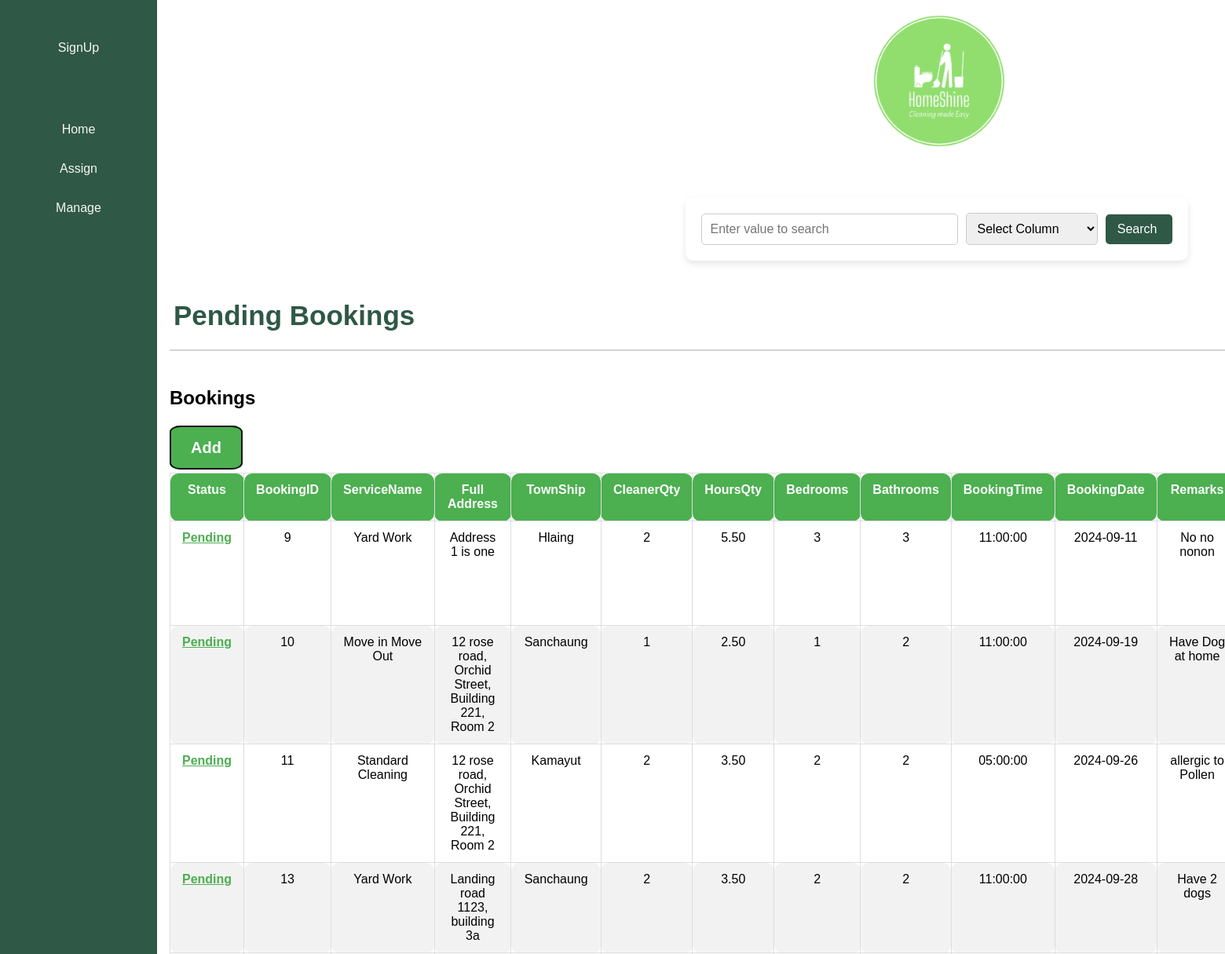
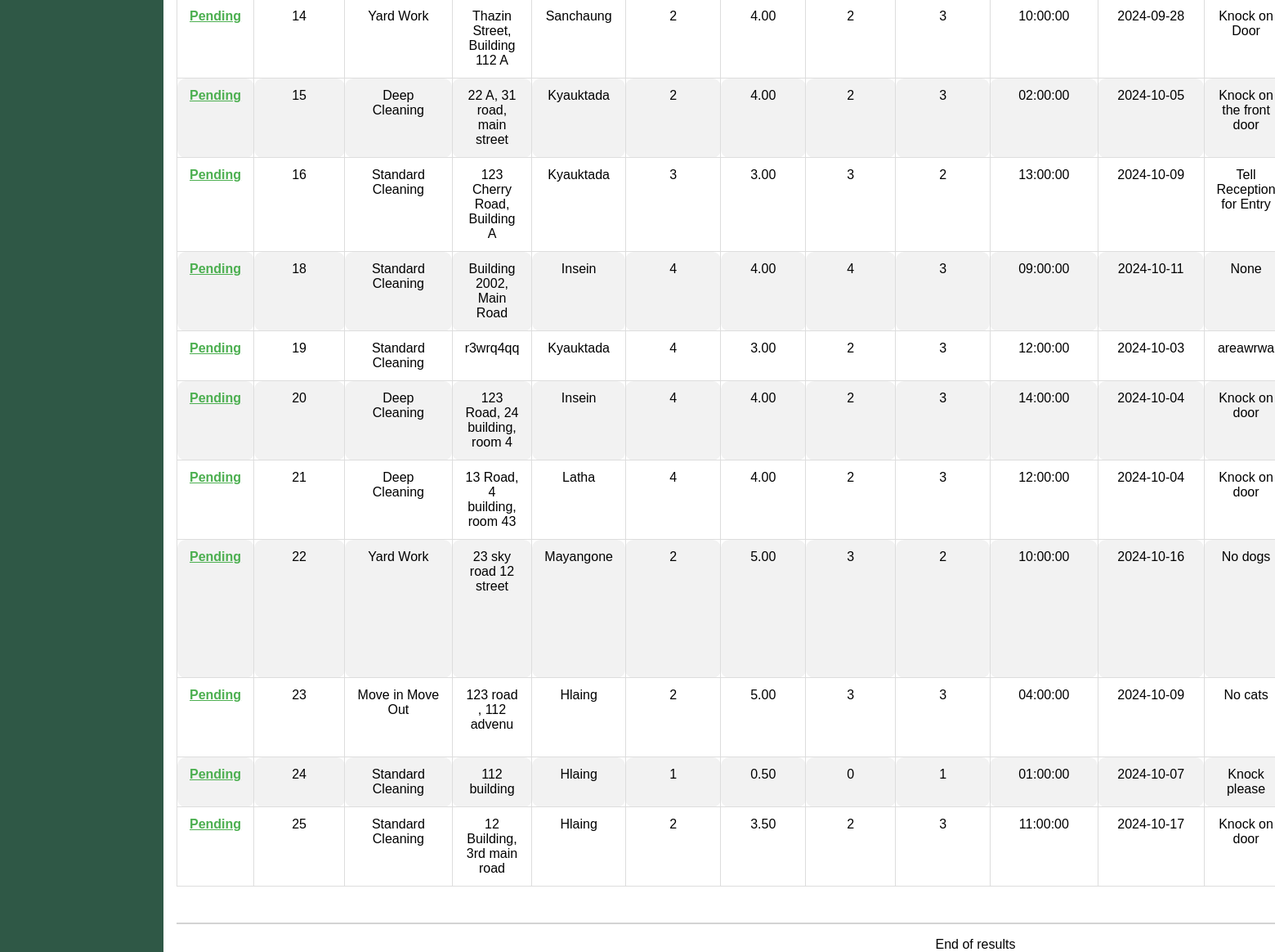
Page /MagBooking.php?Type=Pending on the committed database (2 pictures, top to bottom).
### tables this page shows
CREATE TABLE `booking` (
  `BookingID` int(11) NOT NULL,
  `ServiceName` varchar(60) DEFAULT NULL,
  `Address` varchar(200) DEFAULT NULL,
  `Address_TownShip` varchar(30) DEFAULT NULL,
  `CleanerQty` int(11) DEFAULT NULL,
  `HoursQty` decimal(10,2) DEFAULT NULL,
  `Bedrooms` int(11) DEFAULT NULL,
  `Bathrooms` int(11) DEFAULT NULL,
  `BookingTime` time DEFAULT NULL,
  `BookingDate` date DEFAULT NULL,
  `PaymentStatus` varchar(20) DEFAULT NULL,
  `Remarks` varchar(200) DEFAULT NULL,
  `Addons` text DEFAULT NULL,
  `Total` decimal(10,2) NOT NULL,
  `CustomerID` int(11) DEFAULT NULL,
  `ServiceID` int(11) DEFAULT NULL,
  `BookingStatus` varchar(50) NOT NULL,
  `JobStatus` varchar(100) NOT NULL
);

### MagBooking.php (the view, shortened to what this page needs)
<?php
$status = isset($_GET['Type']) ? $_GET['Type'] : 'total';
include("ConnectDB.php");
if (isset($_GET['btnSearch']))
{
    $Col = $_GET['column'];
    $search = $_GET['data'];
    $query = "SELECT * FROM booking WHERE $Col = '$search'";
}
else if ($status == "Total")
{
    $query = "SELECT * FROM booking";
}
else
{
    $query = "SELECT * FROM booking WHERE BookingStatus = '$status'";
}
$result = $connection->query($query);
?>
<html lang="en">
<head>
    <link rel="stylesheet" type="text/css" href="Style.css">
</head>
<body>
<?php include('Anavbar.php'); ?>
<div class="content">
 <center>
 <div class="Adminbanner">
<img src="img/bannertrans.png" alt="">
 </div>
 </center>
 <form class="search-container" method="GET">
        <input type="text" name="data" placeholder="Enter value to search" required>
        <select name="column" required>
            <option value="" disabled selected>Select Column</option>
        </select>
        <button type="submit" name = "btnSearch">
            Search <i class="fas fa-search"></i>
        </button>
    </form>
<h1><?php echo $status;?> Bookings</h1>
<hr>
<br>
<h2>Bookings</h2>
<br>
<a href="AddBooking.php" class="Abtn">Add</a>
<br>
<div class="admintable">
<table border="1">
    <thead>
        <tr>
            <th>Status</th>
            <th>BookingID</th>
            <th>ServiceName</th>
            <th>Full Address</th>
            <th>TownShip</th>
            <th>CleanerQty</th>
            <th>HoursQty</th>
            <th>Bedrooms</th>
            <th>Bathrooms</th>
            <th>BookingTime</th>
            <th>BookingDate</th>
            <th>Remarks</th>
          </tr>
    </thead>
    <tbody>
        <?php while($row = $result->fetch_assoc()) { ?>
            <tr>
                <td>
                    <a href="MagBookingDetails.php?bookingID=<?php echo $row['BookingID']; ?>">
                        <?php echo $row['BookingStatus']; ?>
                    </a>
                </td>
                <td><?php echo $row['BookingID']; ?></td>
                <td><?php echo $row['ServiceName']; ?></td>
                <td><?php echo $row['Address']; ?></td>
                <td><?php echo $row['Address_TownShip']; ?></td>
                <td><?php echo $row['CleanerQty']; ?></td>
                <td><?php echo $row['HoursQty']; ?></td>
                <td><?php echo $row['Bedrooms']; ?></td>
                <td><?php echo $row['Bathrooms']; ?></td>
                <td><?php echo $row['BookingTime']; ?></td>
                <td><?php echo $row['BookingDate']; ?></td>
                <td><?php echo $row['Remarks']; ?></td>
            </tr>
        <?php } ?>
    </tbody>
</table>
<br>
<br>
<hr>
<center><p>End of results</p></center>
</div>
</div>
</body>
</html>

### Style.css (style rules this page uses)
body { font-family: Arial, sans-serif; margin: 0; padding: 0; display: flex; }
div.content { margin-left: 200px; padding: 1px 16px; height: 1000px; }
h1 { color: #2F5846; padding-left: 5px; font-size: 35px; font-weight: bold; }
th, td { border: 2px solid black; border-radius: 10px; padding: 15px; text-align: center; border: 1px solid #ddd; padding-left: 20px; align-content: baseline; justify-content: baseline; }
input[type=text] { width: 300px; margin-bottom: 20px; padding: 12px; border: 1px solid #ccc; border-radius: 3px; }
a { color: #2196F3; }
hr { border: 1px solid lightgrey; }
.Adminbanner { display: grid; width: 150px; height: 200px; align-content: center; justify-content: center; }
.Adminbanner img { width: 200px; }
.admintable table { width: 100%; border-collapse: collapse; font-size: 16px; text-align: left; margin-top: 20px; }
.admintable table thead tr { background-color: #4CAF50; color: white; text-align: left; }
.admintable table th, .admintable table td { padding: 12px 15px; border-bottom: 1px solid #ddd; }
.admintable table tbody tr:nth-child(even) { background-color: #f2f2f2; }
.admintable table tbody td a { color: #4CAF50; text-decoration: underline; font-weight: bold; }
.Abtn { padding: 15px 25px; border-radius: 15%; border: #111111 2px solid; background-color: #4CAF50; text-decoration: none; font-size: 20px; font-weight: bold; color: #FFFFFF; }
.search-container { max-width: 600px; margin: 50px auto; padding: 20px; background-color: #fff; border-radius: 10px; box-shadow: 0 4px 8px rgba(0, 0, 0, 0.1); display: flex; align-items: center; }
.search-container input[type="text"] { margin:auto; width: 100%; padding: 10px; font-size: 16px; margin-right: 10px; border: 1px solid #ccc; border-radius: 5px; }
.search-container select { margin:auto; width: 50%; padding: 10px; font-size: 16px; margin-right: 10px; border: 1px solid #ccc; border-radius: 5px; }
.search-container button { padding: 10px 15px; background-color: #2F5846; border: none; color: #fff; font-size: 16px; border-radius: 5px; cursor: pointer; }

### rows in the picture
booking: BookingStatus "Pending", BookingID "9", ServiceName "Yard Work", Address "Address 1 is one", Address_TownShip "Hlaing", CleanerQty "2", HoursQty "5.50", Bedrooms "3", Bathrooms "3", BookingTime "11:00:00", BookingDate "2024-09-11", Remarks "No no nonon"
booking: BookingStatus "Pending", BookingID "10", ServiceName "Move in Move Out", Address "12 rose road, Orchid Street, Building 221, Room 2", Address_TownShip "Sanchaung", CleanerQty "1", HoursQty "2.50", Bedrooms "1", Bathrooms "2", BookingTime "11:00:00", BookingDate "2024-09-19", Remarks "Have Dog at home"
booking: BookingStatus "Pending", BookingID "11", ServiceName "Standard Cleaning", Address "12 rose road, Orchid Street, Building 221, Room 2", Address_TownShip "Kamayut", CleanerQty "2", HoursQty "3.50", Bedrooms "2", Bathrooms "2", BookingTime "05:00:00", BookingDate "2024-09-26", Remarks "allergic to Pollen"
booking: BookingStatus "Pending", BookingID "13", ServiceName "Yard Work", Address "Landing road 1123, building 3a", Address_TownShip "Sanchaung", CleanerQty "2", HoursQty "3.50", Bedrooms "2", Bathrooms "2", BookingTime "11:00:00", BookingDate "2024-09-28", Remarks "Have 2 dogs"
booking: BookingStatus "Pending", BookingID "14", ServiceName "Yard Work", Address "Thazin Street, Building 112 A", Address_TownShip "Sanchaung", CleanerQty "2", HoursQty "4.00", Bedrooms "2", Bathrooms "3", BookingTime "10:00:00", BookingDate "2024-09-28", Remarks "Knock on Door"
booking: BookingStatus "Pending", BookingID "15", ServiceName "Deep Cleaning", Address "22 A, 31 road, main street", Address_TownShip "Kyauktada", CleanerQty "2", HoursQty "4.00", Bedrooms "2", Bathrooms "3", BookingTime "02:00:00", BookingDate "2024-10-05", Remarks "Knock on the front door"
booking: BookingStatus "Pending", BookingID "16", ServiceName "Standard Cleaning", Address "123 Cherry Road, Building A", Address_TownShip "Kyauktada", CleanerQty "3", HoursQty "3.00", Bedrooms "3", Bathrooms "2", BookingTime "13:00:00", BookingDate "2024-10-09", Remarks "Tell Reception for Entry"
booking: BookingStatus "Pending", BookingID "18", ServiceName "Standard Cleaning", Address "Building 2002, Main Road", Address_TownShip "Insein", CleanerQty "4", HoursQty "4.00", Bedrooms "4", Bathrooms "3", BookingTime "09:00:00", BookingDate "2024-10-11", Remarks "None"
booking: BookingStatus "Pending", BookingID "19", ServiceName "Standard Cleaning", Address "r3wrq4qq", Address_TownShip "Kyauktada", CleanerQty "4", HoursQty "3.00", Bedrooms "2", Bathrooms "3", BookingTime "12:00:00", BookingDate "2024-10-03", Remarks "areawrwa"
booking: BookingStatus "Pending", BookingID "20", ServiceName "Deep Cleaning", Address "123 Road, 24 building, room 4", Address_TownShip "Insein", CleanerQty "4", HoursQty "4.00", Bedrooms "2", Bathrooms "3", BookingTime "14:00:00", BookingDate "2024-10-04", Remarks "Knock on door"
booking: BookingStatus "Pending", BookingID "21", ServiceName "Deep Cleaning", Address "13 Road, 4 building, room 43", Address_TownShip "Latha", CleanerQty "4", HoursQty "4.00", Bedrooms "2", Bathrooms "3", BookingTime "12:00:00", BookingDate "2024-10-04", Remarks "Knock on door"
booking: BookingStatus "Pending", BookingID "22", ServiceName "Yard Work", Address "23 sky road 12 street", Address_TownShip "Mayangone", CleanerQty "2", HoursQty "5.00", Bedrooms "3", Bathrooms "2", BookingTime "10:00:00", BookingDate "2024-10-16", Remarks "No dogs"
booking: BookingStatus "Pending", BookingID "23", ServiceName "Move in Move Out", Address "123 road , 112 advenu", Address_TownShip "Hlaing", CleanerQty "2", HoursQty "5.00", Bedrooms "3", Bathrooms "3", BookingTime "04:00:00", BookingDate "2024-10-09", Remarks "No cats"
booking: BookingStatus "Pending", BookingID "24", ServiceName "Standard Cleaning", Address "112 building", Address_TownShip "Hlaing", CleanerQty "1", HoursQty "0.50", Bedrooms "0", Bathrooms "1", BookingTime "01:00:00", BookingDate "2024-10-07", Remarks "Knock please"
booking: BookingStatus "Pending", BookingID "25", ServiceName "Standard Cleaning", Address "12 Building, 3rd main road", Address_TownShip "Hlaing", CleanerQty "2", HoursQty "3.50", Bedrooms "2", Bathrooms "3", BookingTime "11:00:00", BookingDate "2024-10-17", Remarks "Knock on door"

### other values in the picture
$status "Pending"
